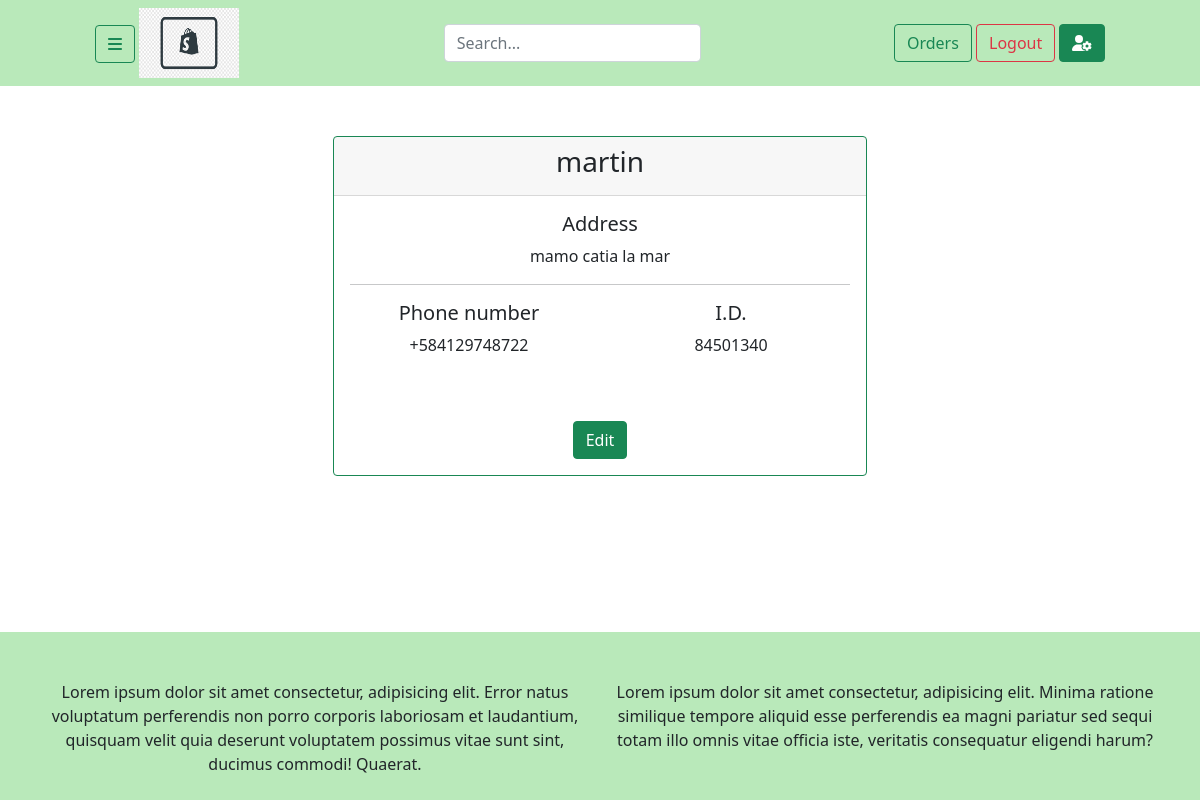
Page /profile/ (signed in) on the earlier database version.
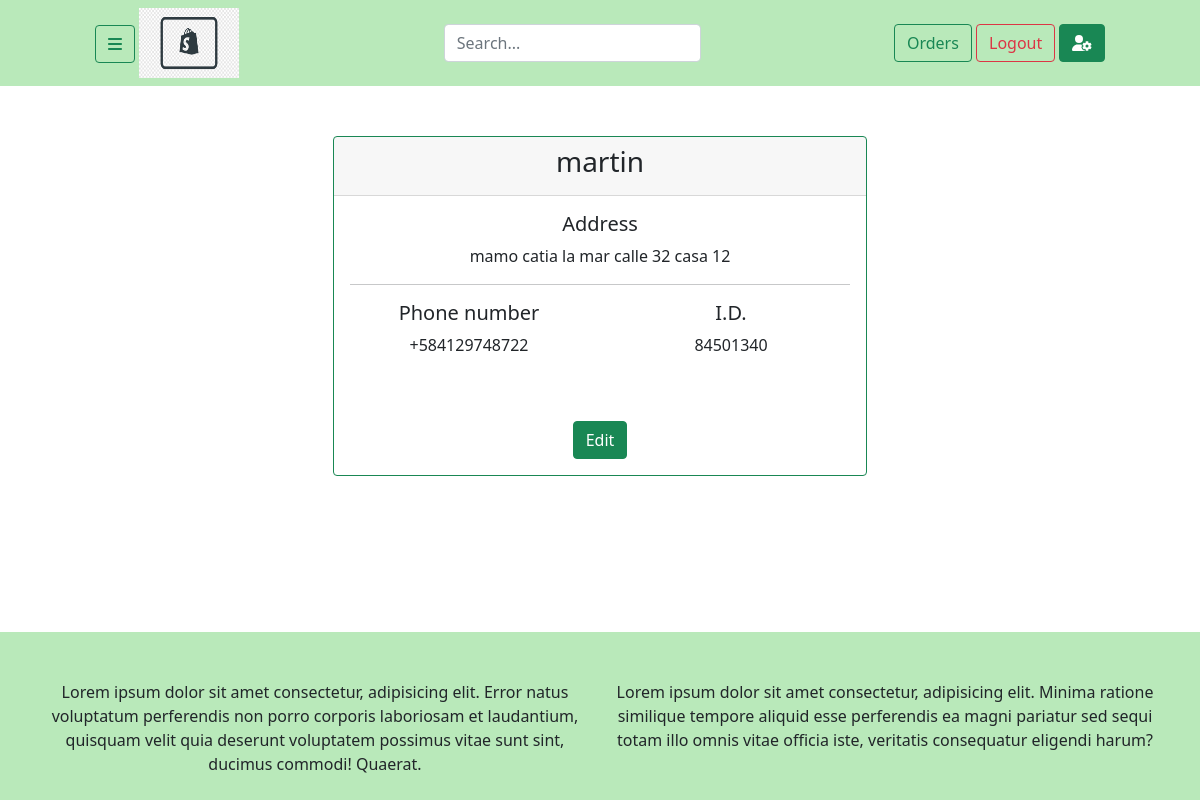
Same page on the later database version.
### apps/customers/models.py (models this page shows, shortened)
class Customer(models.Model):
    user = models.OneToOneField(User, on_delete=models.CASCADE)
    phone_number = PhoneNumberField(null=True)
    address = models.CharField(max_length=100, null=True, blank=True)
    document_id = models.CharField(max_length=20, null=True)

### apps/customers/views.py (the view)
# urls.py: path('profile/', views.profile_page, name='profile-page'),
@login_required(login_url='login')
def profile_page(request):
    user = Customer.objects.get(user=request.user)
    context = {'user': user}
    return render(request, 'customers/profile-page.html', context)

### apps/customers/templates/customers/profile-page.html
{% extends "base.html" %}
{% load crispy_forms_tags %}
{% block main %}
<div class="row d-flex justify-content-center">
    <div class="col-sm-12 col-md-8 col-xl-6">
        <div class="card w-100 h-100 text-center border-success">
            <div class="card-header">
                <h3>{{request.user}}</h3>
            </div>
            <div class="card-body">
                <h5 class="card-title">Address</h5>
                <p>{{user.address}}</p>
                <hr>
                <div class="row mb-5">
                    <div class="col-sm-12 col-md-6">
                        <h5 class="card-title">Phone number</h5>
                        <p>{{user.phone_number}}</p>
                    </div>
                    <div class="col-sm-12 col-md-6">
                        <h5 class="card-title">I.D.</h5>
                        <p>{{user.document_id}}</p>
                    </div>
                </div>
                <a class="btn btn-success" href="{% url 'profile-update' %}" role="button" id="update-user">Edit</a>
            </div>
        </div>
    </div>
</div>
{% endblock main %}

Differences in the rows shown:
changed Customer: address "mamo catia la mar" → "mamo catia la mar calle 32 casa 12"
